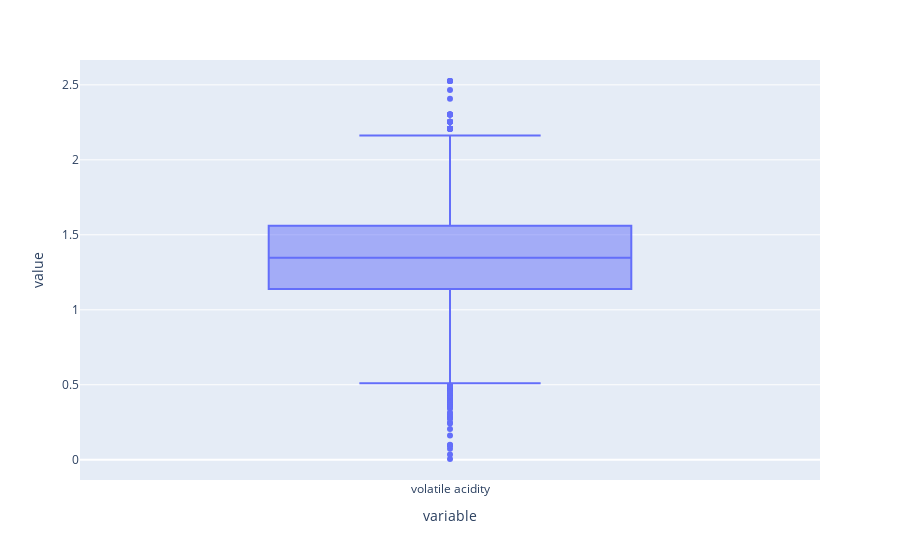

Notebook code cell kept with this figure:
### Code cell
# Criação do gráfico box-plot para a variável 'volatile acidity' após transformação
bp_acid_v = px.box(vola_acidity_t)
bp_acid_v.show()

### Figure 1 — Plotly figure (JSON) as saved in the notebook; plotly's stock layout.template omitted (floating-point values rounded to 4 significant figures; data arrays with more than 128 entries replaced by an {"elided": "..."} marker saying what was removed)
{"data": [{"alignmentgroup": "True", "hovertemplate": "variable=%{x}<br>value=%{y}<extra></extra>", "legendgroup": "", "marker": {"color": "#636efa"}, "name": "", "notched": false, "offsetgroup": "", "orientation": "v", "showlegend": false, "type": "box", "x": {"elided": "4898 str values"}, "x0": " ", "xaxis": "x", "y": {"elided": "4898 float values"}, "y0": " ", "yaxis": "y"}], "layout": {"boxmode": "group", "legend": {"tracegroupgap": 0}, "margin": {"t": 60}, "xaxis": {"anchor": "y", "domain": [0, 1], "title": {"text": "variable"}}, "yaxis": {"anchor": "x", "domain": [0, 1], "title": {"text": "value"}}}}
